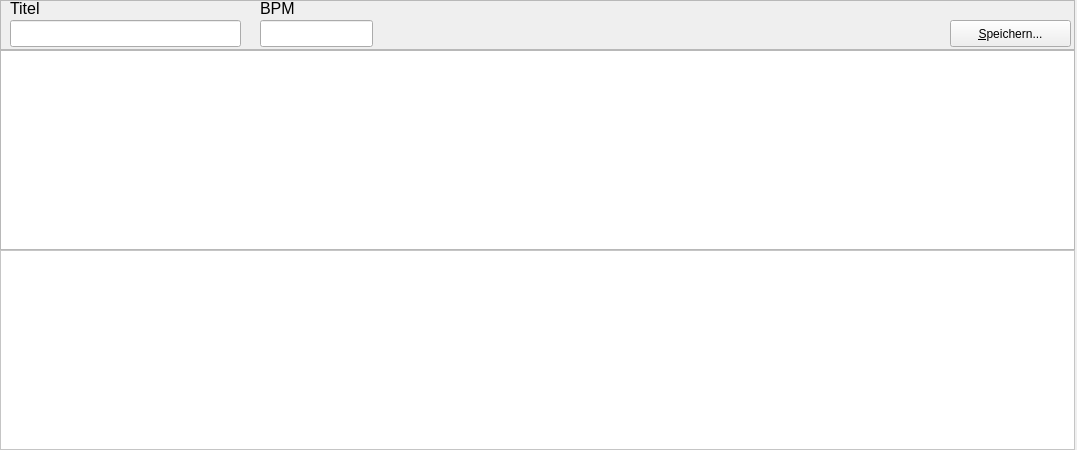
<?xml version="1.0" encoding="UTF-8"?>
<ui version="4.0">
 <class>MainWindow</class>
 <widget class="QMainWindow" name="MainWindow">
  <property name="geometry">
   <rect>
    <x>0</x>
    <y>0</y>
    <width>1077</width>
    <height>429</height>
   </rect>
  </property>
  <property name="sizePolicy">
   <sizepolicy hsizetype="Minimum" vsizetype="Minimum">
    <horstretch>0</horstretch>
    <verstretch>0</verstretch>
   </sizepolicy>
  </property>
  <property name="windowTitle">
   <string>MainWindow</string>
  </property>
  <property name="styleSheet">
   <string notr="true"/>
  </property>
  <widget class="QWidget" name="centralWidget">
   <property name="sizePolicy">
    <sizepolicy hsizetype="Minimum" vsizetype="Minimum">
     <horstretch>0</horstretch>
     <verstretch>0</verstretch>
    </sizepolicy>
   </property>
   <property name="styleSheet">
    <string notr="true"/>
   </property>
   <layout class="QVBoxLayout" name="verticalLayout_5">
    <property name="sizeConstraint">
     <enum>QLayout::SetFixedSize</enum>
    </property>
    <property name="leftMargin">
     <number>0</number>
    </property>
    <property name="topMargin">
     <number>0</number>
    </property>
    <property name="rightMargin">
     <number>0</number>
    </property>
    <property name="bottomMargin">
     <number>0</number>
    </property>
    <item>
     <layout class="QVBoxLayout" name="VLayout">
      <property name="spacing">
       <number>0</number>
      </property>
      <property name="sizeConstraint">
       <enum>QLayout::SetMinimumSize</enum>
      </property>
      <item>
       <widget class="QFrame" name="frame_2">
        <property name="minimumSize">
         <size>
          <width>0</width>
          <height>50</height>
         </size>
        </property>
        <property name="frameShape">
         <enum>QFrame::StyledPanel</enum>
        </property>
        <property name="frameShadow">
         <enum>QFrame::Raised</enum>
        </property>
        <widget class="QLabel" name="label">
         <property name="geometry">
          <rect>
           <x>10</x>
           <y>0</y>
           <width>54</width>
           <height>17</height>
          </rect>
         </property>
         <property name="styleSheet">
          <string notr="true">font-size: 12pt;</string>
         </property>
         <property name="text">
          <string>Titel</string>
         </property>
        </widget>
        <widget class="QLineEdit" name="lineEdit_titel">
         <property name="geometry">
          <rect>
           <x>10</x>
           <y>20</y>
           <width>231</width>
           <height>27</height>
          </rect>
         </property>
        </widget>
        <widget class="QLabel" name="label_2">
         <property name="geometry">
          <rect>
           <x>260</x>
           <y>0</y>
           <width>54</width>
           <height>17</height>
          </rect>
         </property>
         <property name="styleSheet">
          <string notr="true">font-size: 12pt;</string>
         </property>
         <property name="text">
          <string>BPM</string>
         </property>
        </widget>
        <widget class="QLineEdit" name="lineEdit_bpm">
         <property name="geometry">
          <rect>
           <x>260</x>
           <y>20</y>
           <width>113</width>
           <height>27</height>
          </rect>
         </property>
        </widget>
        <widget class="QPushButton" name="pushButton_save">
         <property name="geometry">
          <rect>
           <x>950</x>
           <y>20</y>
           <width>121</width>
           <height>27</height>
          </rect>
         </property>
         <property name="styleSheet">
          <string notr="true">font-size: 9pt;</string>
         </property>
         <property name="text">
          <string>&amp;Speichern...</string>
         </property>
        </widget>
       </widget>
      </item>
      <item>
       <widget class="QTextEdit" name="textEdit">
        <property name="sizePolicy">
         <sizepolicy hsizetype="Fixed" vsizetype="Fixed">
          <horstretch>0</horstretch>
          <verstretch>0</verstretch>
         </sizepolicy>
        </property>
        <property name="minimumSize">
         <size>
          <width>1075</width>
          <height>200</height>
         </size>
        </property>
        <property name="maximumSize">
         <size>
          <width>1075</width>
          <height>200</height>
         </size>
        </property>
       </widget>
      </item>
      <item>
       <widget class="QFrame" name="frame">
        <property name="sizePolicy">
         <sizepolicy hsizetype="Fixed" vsizetype="Fixed">
          <horstretch>0</horstretch>
          <verstretch>0</verstretch>
         </sizepolicy>
        </property>
        <property name="minimumSize">
         <size>
          <width>1075</width>
          <height>200</height>
         </size>
        </property>
        <property name="maximumSize">
         <size>
          <width>1075</width>
          <height>200</height>
         </size>
        </property>
        <property name="styleSheet">
         <string notr="true">background-color: white;</string>
        </property>
        <property name="frameShape">
         <enum>QFrame::StyledPanel</enum>
        </property>
        <property name="frameShadow">
         <enum>QFrame::Raised</enum>
        </property>
       </widget>
      </item>
     </layout>
    </item>
   </layout>
  </widget>
  <widget class="QMenuBar" name="menuBar">
   <property name="geometry">
    <rect>
     <x>0</x>
     <y>0</y>
     <width>1077</width>
     <height>27</height>
    </rect>
   </property>
  </widget>
 </widget>
 <layoutdefault spacing="6" margin="11"/>
 <resources/>
 <connections/>
</ui>
